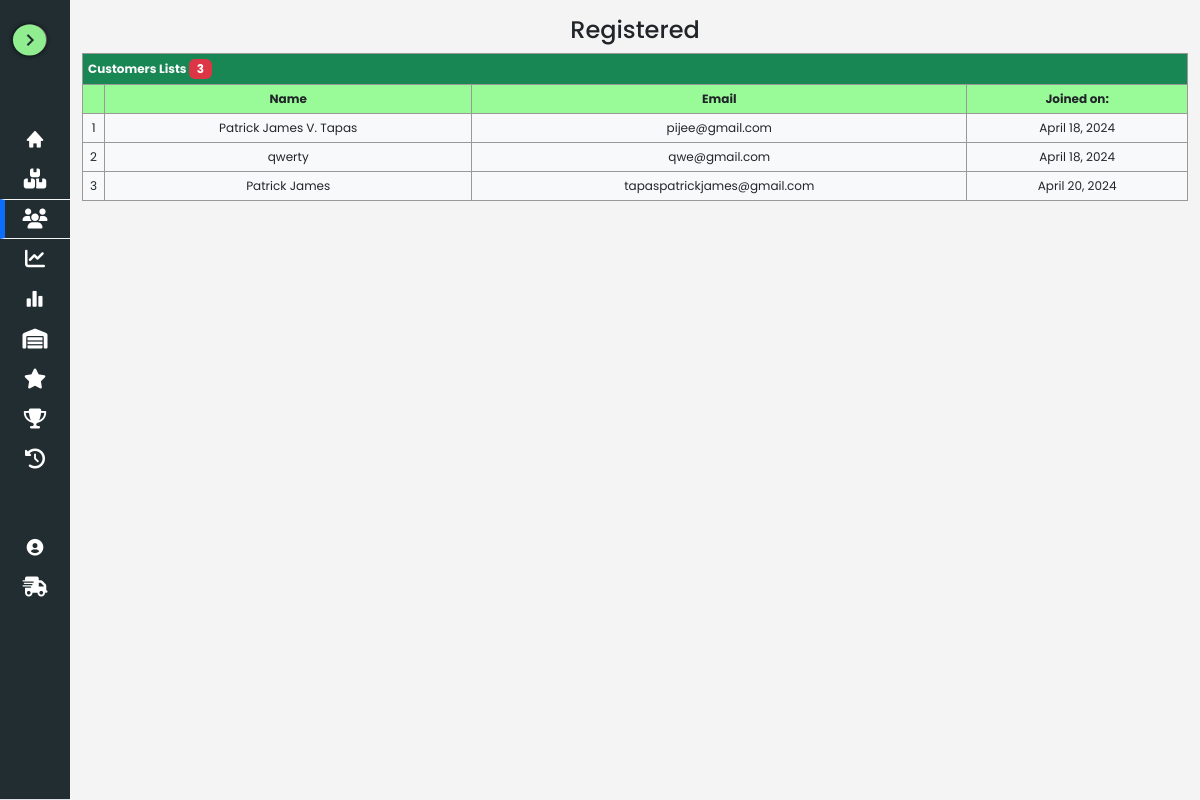
Page /admin/management/customers.php (signed in) on the committed database.
### tables this page shows
CREATE TABLE `customers` (
  `CustomerID` int(11) NOT NULL,
  `Name` varchar(255) NOT NULL,
  `Email` varchar(255) NOT NULL,
  `Address` varchar(255) NOT NULL,
  `Phone` varchar(20) NOT NULL,
  `Password` varchar(255) NOT NULL,
  `create_on` timestamp NULL DEFAULT NULL,
  `ProfilePicFilename` varchar(255) DEFAULT NULL
);

### admin/management/customers.php (the view, shortened to what this page needs)
<?php
include '../../connection.php';
$sql = "SELECT * FROM customers";
$result = $conn->query($sql);
$customers_count = $result->num_rows;
?>
<!DOCTYPE html>
<html lang="en">
<head>
</head>
<body class="bg bg-light">
    <?php include 'sidebar.php'; ?>
    <section class="home">
        <div class="customer-container">
            <div class="container-fluid">
                <div class="head pt-3">
                    <h4 class="text-center">Registered</h4>
                </div>
                <div class="orders-table-container">
                    <table class="admin-dashboard">
                        <thead>
                            <tr class="fw-bold fs-5 bg bg-success text-light">
                                <th colspan="7">Customers Lists
                                    <span style="font-size: 12px;" class="badge text-bg-danger"><?php echo $customers_count; ?></span>
                                </th>
                            </tr>
                            <tr class="text-center">
                                <th style="width:2%"></th>
                                <th>Name</th>
                                <th>Email</th>
                                <th>Joined on: </th>
                            </tr>
                        </thead>
                        <tbody class="bg bg-light text-center">
                            <?php
                            $row_counter = 1;
                            if ($result && $result->num_rows > 0) {
                                while ($row = $result->fetch_assoc()) {
                                    echo "<tr>";
                                    echo "<td>" . $row_counter++ . "</td>";
                                    echo "<td>" . $row["Name"] . "</td>";
                                    echo "<td>" . $row["Email"] . "</td>";
                                    echo "<td>" . date("F j, Y", strtotime($row["create_on"])) . "</td>";
                                    echo "</tr>";
                                }
                            } else {
                                echo "<tr><td colspan='4'>No customers found</td></tr>";
                            }
                            ?>
                        </tbody>
                    </table>
                </div>
            </div>
        </div>
    </section>
</body>
</html>

### admin/management/sidebar.css (style rules this page uses)
* { font-family: "Poppins", sans-serif; margin: 0; padding: 0; box-sizing: border-box; }
:root { --body-color: #f4f4f4; --sidebar-color: #222d32; --primary-color: green; --primary--color-light: #F6F5FF; --toggle-color: #DDD; --text-color: #fff; --text-color-hover: #212121; --tran-02: all 0.2s ease; --tran-03: all 0.3s ease; --tran-04: all 0.4s ease; --tran-05: all 0.5s ease; }
body { height: 100vh; background-color: var(--body-color); transition: var(--tran-05); }
.sidebar.close~.home { left: 70px; width: calc(100% - 70px); }
.home { position: relative; height: 100vh; left: 230px; width: calc(100% - 230px); transition: var(--tran-05); background: var(--body-color); }

### admin/management/customers.php (style rules this page uses)
.admin-dashboard { width: 100%; border-collapse: collapse; }
table { border-collapse: collapse; }
table tr, table th, table td { font-size: 12px; border: 1px solid #999; padding: 5px; }
thead { background-color: #98FB98; }

### rows in the picture
customers: Name "Patrick James V. Tapas", Email "pijee@gmail.com", create_on "April 18, 2024"
customers: Name "qwerty", Email "qwe@gmail.com", create_on "April 18, 2024"
customers: Name "Patrick James", Email "tapaspatrickjames@gmail.com", create_on "April 20, 2024"

### other values in the picture
$customers_count "3"
